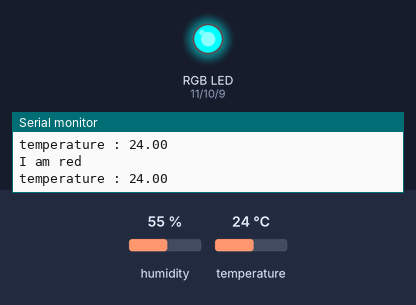
Recording of a sketch running on a simulated Arduino Uno, built with avr-gcc and run on an emulated ATmega328P. Shown: an RGB LED mixed from three pins (HIGH = lit), the last lines printed to the serial monitor. The test bench sets the inputs (shaded band); at power-on: temperature 24 °C, humidity 55 %.

Above: at 1.4 s.
1.5 s: temperature set to 19 °C
At 2.74 s:
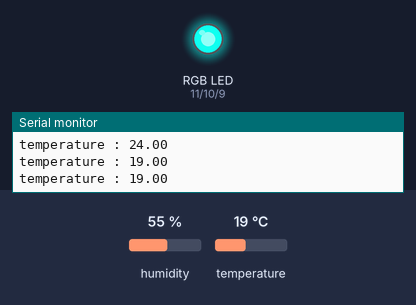
4.4 s: temperature set to 12 °C
At 5.86 s:
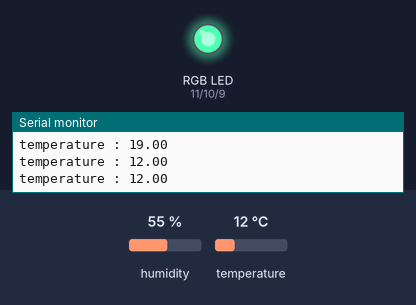
7.7 s: temperature set to 28 °C
At 8.42 s:
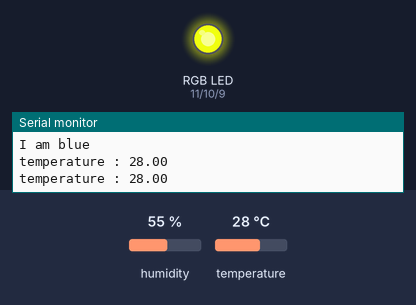
Timing chart, 0 to 12.3 s (numbered marks = the images above; inputs shaded):
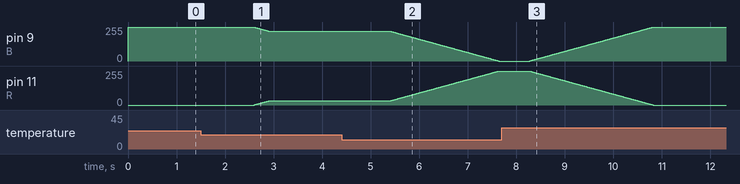

The sketch:

rudolf-mood-light.ino
```cpp
#include <DHT11.h>
#define dhtpin A0
DHT11 dht(dhtpin);
void setColor(int red, int blue);

int R = 11;
int G = 10;
int B = 9;

int cal;
int redValue;
int blueValue;
int last_redValue;
int last_blueValue;

float humidity;
float temperature;
float last_temperature;

void setup() {
Serial.begin(9600);
pinMode(R, OUTPUT);
pinMode(G, OUTPUT);
pinMode(B, OUTPUT);

//////////////// 초기값은 빨간코
last_redValue = 0;
last_blueValue = 255;
last_temperature = 20;
setColor(last_redValue, last_blueValue);
delay(200);
////////////////
}

void loop(){
dht.read(humidity, temperature);
Serial.print("temperature : ");
Serial.println(temperature);
delay(500);

////////////////////////// 온도 20 이상일 때 빨간불
if(temperature>=20){
  redValue = 0;
  blueValue = 255 - redValue;
}
////////////////////////// 온도 16 이하일 때 파란불
else if (temperature<16){
  redValue = 255;
  blueValue = 255 - redValue;
}

////////////////////////// 온도 16~20일 때 보라불
else if (temperature>=16 && temperature<16.5) {
  redValue = 224;
  blueValue = 255 - redValue;
}
else if (temperature>=16.5 && temperature<17) {
  redValue = 192;
  blueValue = 255 - redValue;
}
else if (temperature>=17 && temperature<17.5) {
  redValue = 160;
  blueValue = 255 - redValue;
}
else if (temperature>=17.5 && temperature<18) {
  redValue = 128;
  blueValue = 255 - redValue;
}
else if (temperature>=18 && temperature<18.5) {
  redValue = 96;
  blueValue = 255 - redValue;
}
else if (temperature>=18.5 && temperature<19) {
  redValue = 64;
  blueValue = 255 - redValue;
}
else if (temperature>=19 && temperature<20) {
  redValue = 32;
  blueValue = 255 - redValue;
}


////////////////////// 이전값과 다를 때
if (temperature != last_temperature){
Serial.print("temperature : ");
Serial.println(temperature);

if ( temperature < last_temperature){ // 점점 파래진다
while(1){
      if((redValue==last_redValue)||(blueValue==last_blueValue)) break;
      last_redValue++;
      last_blueValue--;
      setColor(last_redValue, last_blueValue);
      delay(10);
}
    Serial.println("I am blue");
}

else if(temperature > last_temperature){ // 점점 빨개진다
while(1){
      if((redValue==last_redValue)||(blueValue==last_blueValue)) break;
      last_redValue--;
      last_blueValue++;
      setColor(last_redValue, last_blueValue);
      delay(10);
}
    Serial.println("I am red");
}
}

last_temperature = temperature;
last_redValue = redValue;
last_blueValue = blueValue;
delay(100);
}

void setColor(int red, int blue)
{
  analogWrite(R, red);
  analogWrite(G, 255);
  analogWrite(B, blue);
}
```

Measured:
- after the input at 1.5 s, pin 9 (B): moves from 255/255 to 223/255 over 0.31 s, starting after 1.1 s; pin 11 (R): moves from 0/255 to 32/255 over 0.31 s, starting after 1.1 s
- after the input at 4.4 s, pin 9 (B): moves from 223/255 to 0/255 over 2.2 s, starting after 1.0 s; pin 11 (R): moves from 32/255 to 255/255 over 2.2 s, starting after 1.0 s
- after the input at 7.7 s, pin 9 (B): moves from 0/255 to 255/255 over 2.5 s, starting after 0.57 s; pin 11 (R): moves from 255/255 to 0/255 over 2.5 s, starting after 0.57 s
